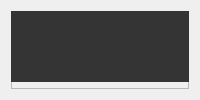
            <widget class="QWidget" name="page_5">
             <layout class="QVBoxLayout" name="verticalLayout_11">
              <item>
               <widget class="QFrame" name="wifi">
                <property name="frameShape">
                 <enum>QFrame::StyledPanel</enum>
                </property>
                <property name="frameShadow">
                 <enum>QFrame::Raised</enum>
                </property>
                <widget class="QLabel" name="label_5">
                 <property name="geometry">
                  <rect>
                   <x>0</x>
                   <y>0</y>
                   <width>861</width>
                   <height>71</height>
                  </rect>
                 </property>
                 <property name="font">
                  <font>
                   <pointsize>20</pointsize>
                   <weight>75</weight>
                   <bold>true</bold>
                  </font>
                 </property>
                 <property name="styleSheet">
                  <string notr="true">background-color:#343434;</string>
                 </property>
                 <property name="text">
                  <string>Wifi password extractor</string>
                 </property>
                 <property name="textFormat">
                  <enum>Qt::RichText</enum>
                 </property>
                 <property name="alignment">
                  <set>Qt::AlignCenter</set>
                 </property>
                </widget>
                <widget class="QLabel" name="label_17">
                 <property name="geometry">
                  <rect>
                   <x>200</x>
                   <y>160</y>
                   <width>231</width>
                   <height>16</height>
                  </rect>
                 </property>
                 <property name="font">
                  <font>
                   <pointsize>10</pointsize>
                  </font>
                 </property>
                 <property name="text">
                  <string>Zapisane hasła do wifi na komputerze</string>
                 </property>
                </widget>
                <widget class="QPushButton" name="wifi_button_start">
                 <property name="geometry">
                  <rect>
                   <x>340</x>
                   <y>90</y>
                   <width>161</width>
                   <height>41</height>
                  </rect>
                 </property>
                 <property name="font">
                  <font>
                   <pointsize>10</pointsize>
                   <weight>50</weight>
                   <bold>false</bold>
                  </font>
                 </property>
                 <property name="styleSheet">
                  <string notr="true">QPushButton {
	color: rgb(255, 255, 255);
	background-color: rgb(35, 35, 35);
	border: 0px solid;
	border-radius: 20px;
}
QPushButton:hover {
	background-color: rgb(85, 170, 255);
}</string>
                 </property>
                 <property name="text">
                  <string>Pobierz hasła</string>
                 </property>
                </widget>
                <widget class="QTextEdit" name="wifi_output">
                 <property name="geometry">
                  <rect>
                   <x>200</x>
                   <y>180</y>
                   <width>461</width>
                   <height>201</height>
                  </rect>
                 </property>
                 <property name="font">
                  <font>
                   <pointsize>10</pointsize>
                  </font>
                 </property>
                 <property name="frameShape">
                  <enum>QFrame::StyledPanel</enum>
                 </property>
                 <property name="lineWidth">
                  <number>5</number>
                 </property>
                 <property name="midLineWidth">
                  <number>0</number>
                 </property>
                 <property name="verticalScrollBarPolicy">
                  <enum>Qt::ScrollBarAsNeeded</enum>
                 </property>
                 <property name="horizontalScrollBarPolicy">
                  <enum>Qt::ScrollBarAsNeeded</enum>
                 </property>
                 <property name="html">
                  <string>&lt;!DOCTYPE HTML PUBLIC &quot;-//W3C//DTD HTML 4.0//EN&quot; &quot;http://www.w3.org/TR/REC-html40/strict.dtd&quot;&gt;
&lt;html&gt;&lt;head&gt;&lt;meta name=&quot;qrichtext&quot; content=&quot;1&quot; /&gt;&lt;style type=&quot;text/css&quot;&gt;
p, li { white-space: pre-wrap; }
&lt;/style&gt;&lt;/head&gt;&lt;body style=&quot; font-family:'MS Shell Dlg 2'; font-size:10pt; font-weight:400; font-style:normal;&quot;&gt;
&lt;p align=&quot;justify&quot; style=&quot;-qt-paragraph-type:empty; margin-top:0px; margin-bottom:0px; margin-left:0px; margin-right:0px; -qt-block-indent:0; text-indent:0px;&quot;&gt;&lt;br /&gt;&lt;/p&gt;&lt;/body&gt;&lt;/html&gt;</string>
                 </property>
                </widget>
               </widget>
              </item>
             </layout>
            </widget>
